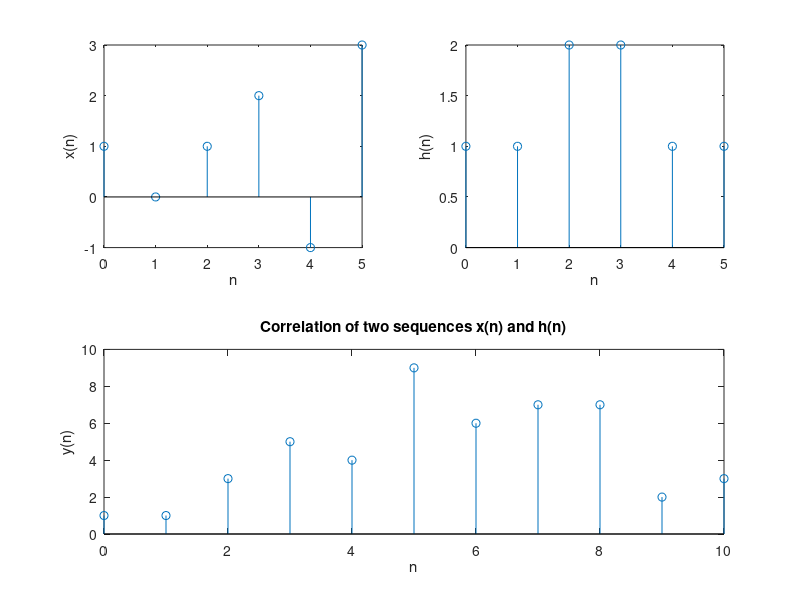

Source code (MATLAB):
% Cross Correlation of 2 sequences 

clc;
clear all;
close all;

%Input Sequence
x = [1, 0, 1, 2, -1, 3]; 
N1 = length(x);
n = 0 : 1 : N1 - 1;

subplot(2, 2, 1), stem(n, x);
xlabel('n'), ylabel('x(n)');
h = [1, 1, 2, 2, 1, 1]; % Impulse Sequence


N2 = length(h);
n1 = 0 : 1 : N2 - 1;
subplot(2, 2, 2), stem(n1, h);
xlabel('n'), ylabel('h(n)');
y = xcorr(x,h) % Output Sequence

n2 = 0: 1: N1 + N2 - 2;
subplot(2, 1, 2), stem(n2, y);
xlabel('n'), ylabel('y(n)');
title('Correlation of two sequences x(n) and h(n)')